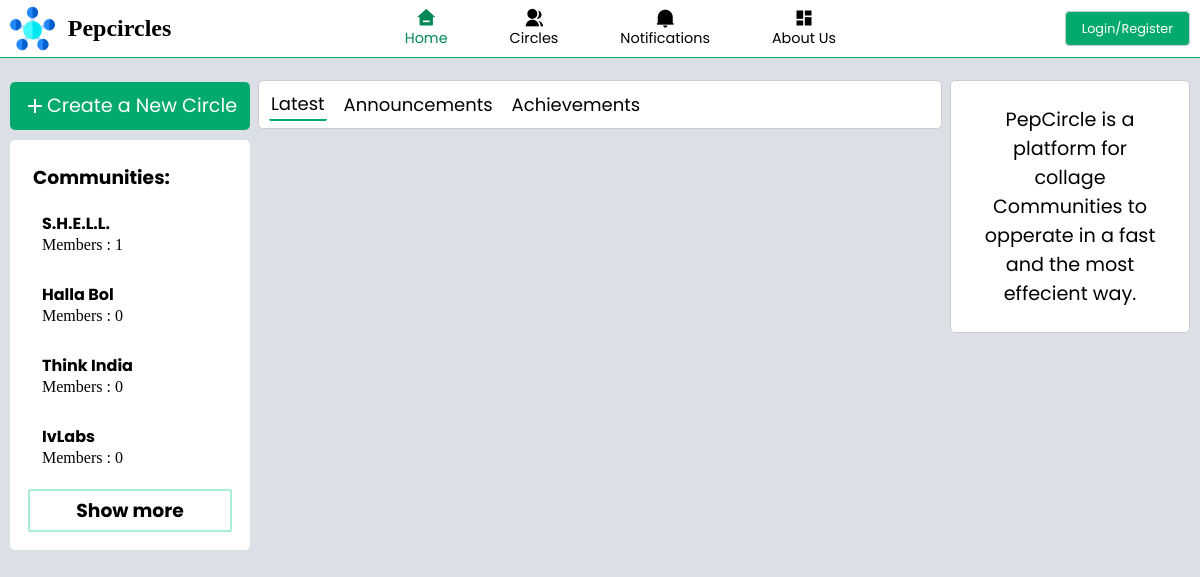
Before: / with the older database file.
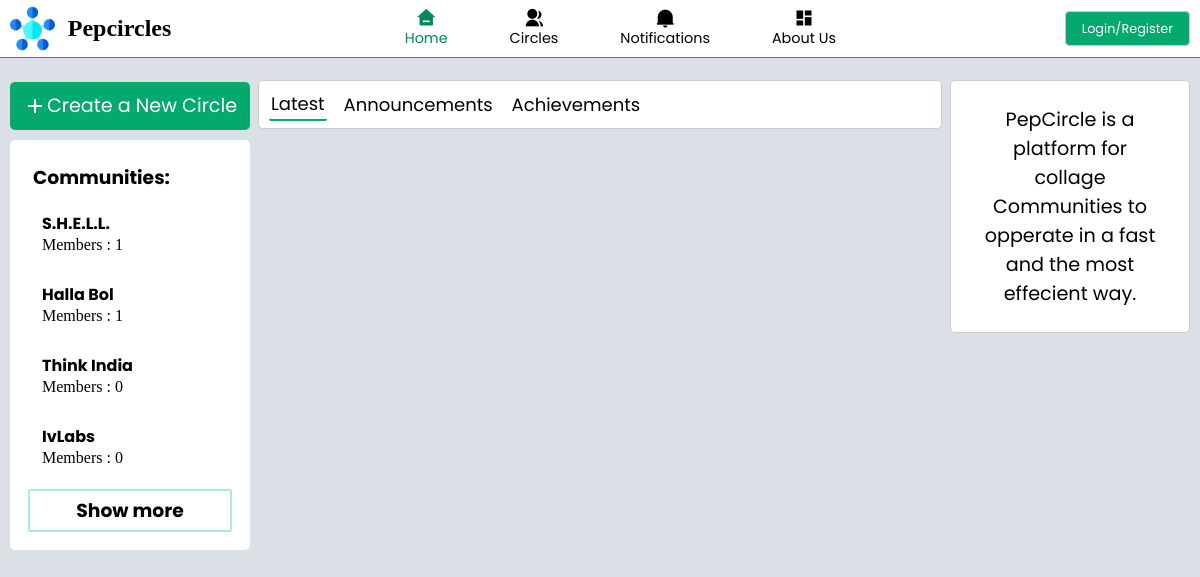
After: the same page with the newer database file.
### tables this page shows
CREATE TABLE `staticcircleinfo` (
  `circleId` int(11) NOT NULL,
  `circleName` char(250) NOT NULL,
  `circleLogo` varchar(3000) NOT NULL,
  `circleDiscription` varchar(5000) NOT NULL,
  `circleBanner` varchar(3000) NOT NULL DEFAULT 'low_poly_banner_design_1711.jpg',
  `circleStatus` int(11) NOT NULL,
  `collegeId` int(11) NOT NULL,
  `followerCount` int(11) NOT NULL
);

### index.php (the view, shortened to what the changed rows need)
<?php
include "pages/back/database_connection.php";
?>
<!DOCTYPE html>
<html lang="en">
<head>
    <link rel="stylesheet" href="/collageCommunity/css/index.css">
</head>
<body>
    <?php
    include "pages/navbar.php";
    ?>
    <div class="main">
        <div class="comm_bar">
            <?php
            if (isset($_SESSION['login_status']) && $_SESSION['login_status'] == 'logged_in') {
            ?>
            <div class="sub_comm_bar">
                <h3 class="head">Communities:</h3>
                <ul>
                    <?php
                    if (mysqli_num_rows($res) > 0) {
                        while ($row = mysqli_fetch_assoc($res)) {
                    ?>
                            <li>
                                <a href="pages/community_page.php?commid=<?php echo $row['circleId'] ?>">
                                    <h3><?php echo $row['circleName']; ?></h3>
                                    <p>Members : <?php echo $row['followerCount']; ?></p>
                                </a>
                            </li>
                    <?php
                        }
                    }
                    ?>
                </ul>
                <div class="show_more">
                    <h3 class="head"><a href="pages/circles.php">Show more</a></h3>
                </div>
            </div>
            <?php }else{
            ?>
            <div class="sub_comm_bar">
                <ul>
                    <?php
                    $new_sql = "SELECT * FROM staticcircleinfo ORDER BY followerCount DESC LIMIT 4";
                    $new_res = mysqli_query($conn, $new_sql);
                    if (mysqli_num_rows($new_res) > 0) {
                        while ($row = mysqli_fetch_assoc($new_res)) {
                    ?>
                            <li>
                                <a href="pages/community_page.php?commid=<?php echo $row['circleId'] ?>">
                                    <h3><?php echo $row['circleName']; ?></h3>
                                    <p>Members : <?php echo $row['followerCount']; ?></p>
                                </a>
                            </li>
                    <?php
                        }
                    }
                    ?>
                </ul>
            </div>
            <?php
            } ?>
        </div>
    </div>
</body>
</html>

Changed rows visible on the page:
changed staticcircleinfo "Halla Bol": followerCount "0" → "1"
